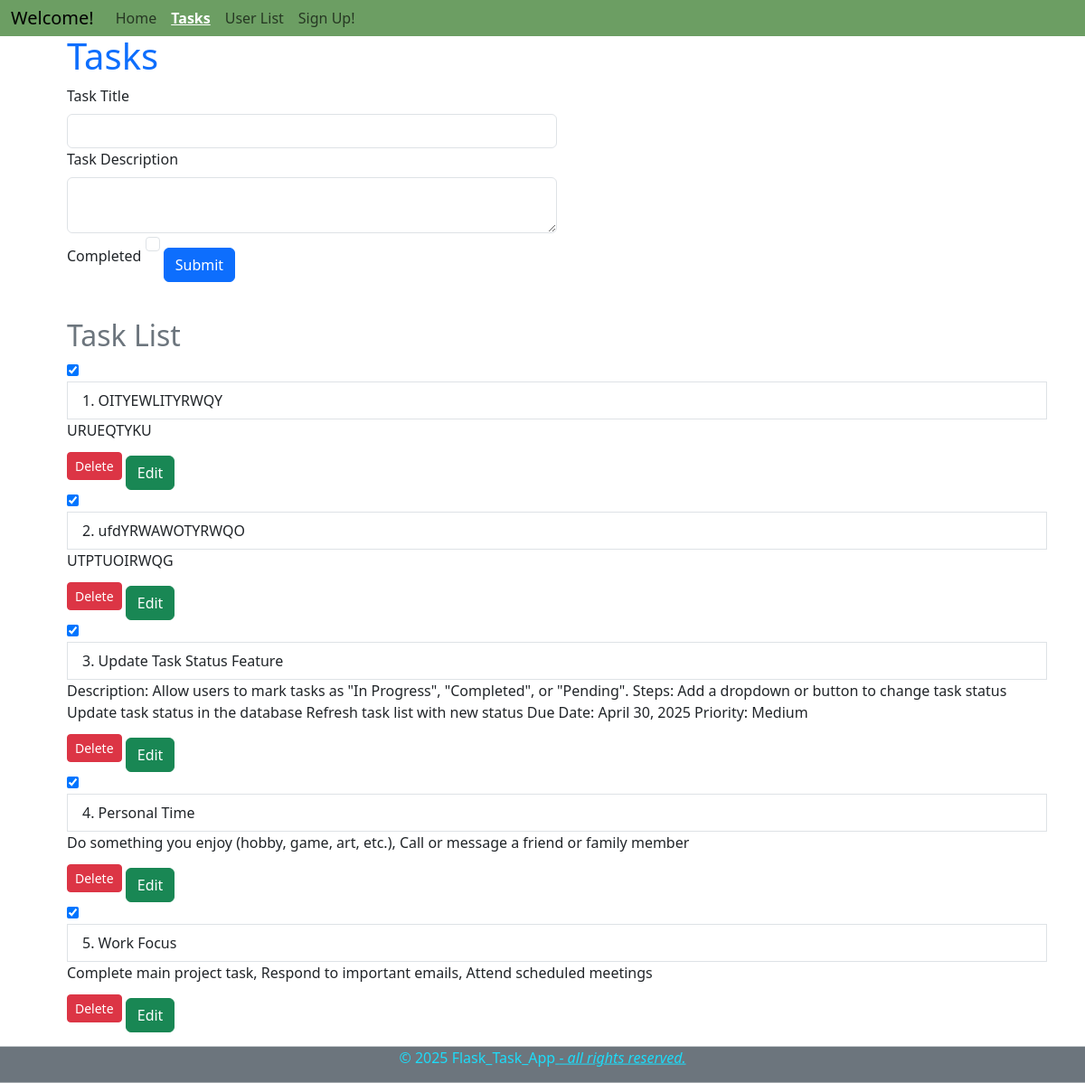
The page /tasks on the database its author committed.
### app/models.py (models this page shows, shortened)
class Task(db.Model):
    task_id = db.Column(db.Integer, primary_key=True)
    title = db.Column(db.String(100), nullable=False)
    description = db.Column(db.Text, nullable=False)
    completed = db.Column(db.Boolean, default=False)
    user_id = db.Column(db.Integer, db.ForeignKey('user.user_id'), nullable=False)

### app/routes.py (the view, shortened to what this page needs)
@app.route('/tasks', methods=['GET', 'POST'])
def tasks():
    form = TaskForm()
    tasks = Task.query.all()
    return render_template('tasks.html', title='Tasks', task_form=form, tasks=tasks)

### app/forms.py
class TaskForm(FlaskForm):
   title = StringField('Task Title')
   description = TextAreaField('Task Description')
   completed = BooleanField('Completed')
   submit = SubmitField('Submit')

### app/templates/tasks.html (shortened to what this page needs)
{% extends "base.html" %}
{% block content %}
<div class="container">
    <ul>
    <h1 class="text-primary">{% if edith_mode %} Edith Tasks {% else %} Tasks {% endif %}</h1>
    <form action="{% if edith_mode %} {{ url_for('edith_task', task_id = request.view_args.task_id) }} {% else %} {{ url_for('tasks') }} {% endif %}" method="post">
        {{ task_form.title.label(class="form-label") }}
        {{ task_form.title(class="form-control w-50") }}
        {{ task_form.description.label(class="form-label") }}
        {{ task_form.description(class="form-control w-50") }}
        {{ task_form.completed.label(class="form-check-label") }}
        {{ task_form.completed(class="form-check-input") }}
        {{ task_form.submit(class="btn btn-primary mt-3") }}
    </form>
</ul>
</div>
<div class="container">
    <ul>
<h2 class="text-secondary mt-4">Task List</h2>
<div class="list-group">
    {% for task in tasks|reverse %}
    <form action="{{ url_for('toggle_task', task_id=task.task_id) }}" method="post" style="display: inline;">
        <input type="checkbox"
            {% if task.completed %} checked {% endif %}
            onchange="this.form.submit()"
            id="task-{{ task.task_id }}"
            title="Mark task as completed">
    </form>
    <label for="task-{{ task.task_id }}" class="list-group-item">
        {{ loop.index }}. {{ task.title }}
    </label>
    <span>{{ task.description }}</span>
    <form action="{{ url_for('delete_task', task_id=task.task_id) }}" method="post" onsubmit="return confirm('Are you sure you want to delete this task?');" style="display: inline;">
        <button type="submit" class="btn btn-danger btn-sm">Delete</button>
        <a href="{{ url_for('edith_task', task_id=task.task_id) }}" class="btn btn-success mt-3">Edit</a>
    </form>
    {% endfor %}
</ul>
</div>
{% endblock %}

### app/templates/base.html (style rules this page uses)
html, body { height: 100%; }
body { display: flex; flex-direction: column; }

### rows shown on the page
Task: completed "☑", title "OITYEWLITYRWQY", description "URUEQTYKU"
Task: completed "☑", title "ufdYRWAWOTYRWQO", description "UTPTUOIRWQG"
Task: completed "☑", title "Update Task Status Feature", description "Description: Allow users to mark tasks as \"In Progress\", \"Completed\", or \"Pending\". Steps: Add a dropdown or button to change task status Update task status in the database Refresh task list with new status Due Date: April 30, 2025 Priority: Medium"
Task: completed "☑", title "Personal Time", description "Do something you enjoy (hobby, game, art, etc.), Call or message a friend or family member"
Task: completed "☑", title "Work Focus", description "Complete main project task, Respond to important emails, Attend scheduled meetings"

### other values the page prints
{{ task_form.title.label(class="form-label") }} "Task Title"
{{ task_form.description.label(class="form-label") }} "Task Description"
{{ task_form.completed.label(class="form-check-label") }} "Completed"
